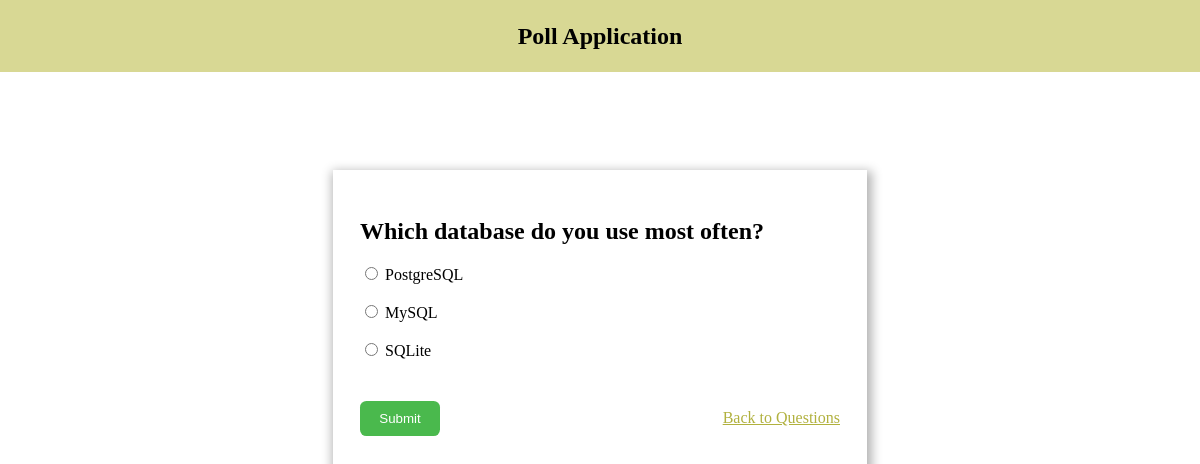
The page /polls/question/8/ on the database its author committed.
### polls/models.py (models this page shows)
class questions(models.Model):
    question = models.TextField()
    option1 = models.CharField(max_length=50,default="")
    option2 = models.CharField(max_length=50,default="")
    option3 = models.CharField(max_length=50,default="")
    option1_count = models.IntegerField(default=0)
    option2_count = models.IntegerField(default=0)
    option3_count = models.IntegerField(default=0)

### polls/views.py (the view, shortened to what this page needs)
# urls.py: path("question/<int:question_id>/",views.question_view, name="question_detail"),
def question_view(request, question_id):
    question = get_object_or_404(questions, id=question_id)
    context = {
        'question': question
    }
    return render(request, 'project/question_detail.html', {'question': question})

### polls/templates/project/question_detail.html (shortened to what this page needs)
{% load static %}
<!DOCTYPE html>
<html lang="en">
  <head>
    <link rel="stylesheet" href="{% static 'css/question.css' %}" />
  </head>
  <body>
    <header>
      <h2>Poll Application</h2>
    </header>
    <div class="head">
      <div class="main">
        <h2>{{ question.question }}</h2>
        <form method="post">
          <div class="options">
            <label
              ><input
                type="radio"
                name="option"
                value="{{ question.option1 }}"
              />
              {{ question.option1 }}</label
            ><br />
            <label
              ><input
                type="radio"
                name="option"
                value="{{ question.option2 }}"
              />
              {{ question.option2 }}</label
            ><br />
            <label
              ><input
                type="radio"
                name="option"
                value="{{ question.option3 }}"
              />
              {{ question.option3 }}</label
            ><br />
          </div>
          <div class="btn">
            <button type="submit">Submit</button>
            <a href="{% url 'project' %}" id="back">Back to Questions</a>
          </div>
        </form>
      </div>
    </div>
  </body>
</html>

### polls/static/css/question.css (style rules this page uses)
body { margin: 0; padding: 0; margin-top: 0; }
header { height:4.5rem; background-color: rgb(216, 216, 148); margin-top: 0; display: flex; justify-content: center; align-items: center; margin-bottom: 1rem; }
.head { min-height: 60vh; width: 100%; display: flex; justify-content: center; align-items: center; }
.main { min-height: 50%; min-width: 40%; box-shadow: 2px 4px 10px 3px rgba(0, 0, 0, 0.3); padding: 1.7rem; }
.options { display: flex; flex-direction: column; }
.btn { height: 5rem; display: flex; justify-content:space-between; align-items: center; }
button { background-color: rgb(74, 185, 77); border-radius: 0.4rem; color: white; border: none; height: 2.2rem; width: 5rem; padding: 0.5rem; cursor: pointer; }
#back { color:rgb(177, 177, 62); }

### rows shown on the page
questions: question "Which database do you use most often?", option1 "PostgreSQL", option2 "MySQL", option3 "SQLite"
